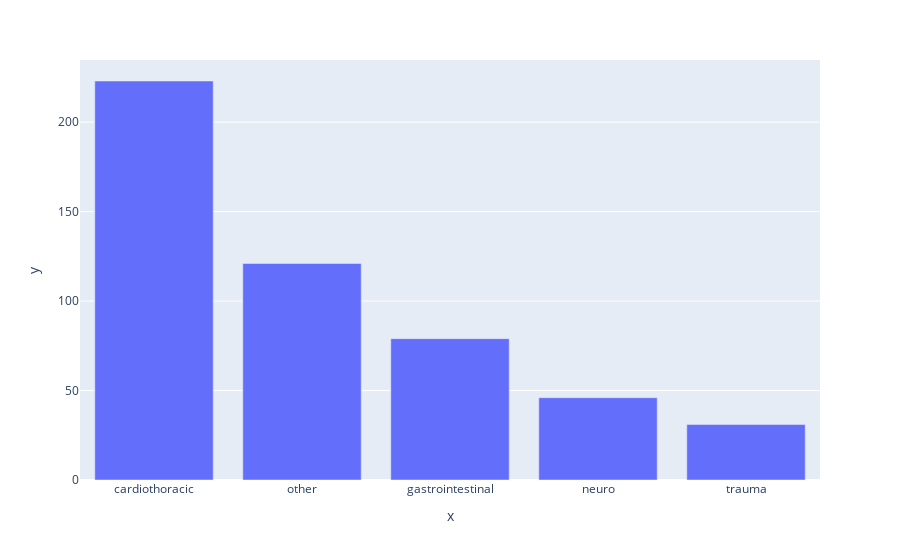

Here is the notebook cell this chart was saved with:
### Code cell
px.bar(x=seri.index, y=seri.values)

### Figure 1 — Plotly figure (JSON) as saved in the notebook; plotly's stock layout.template omitted (floating-point values rounded to 4 significant figures)
{"data": [{"alignmentgroup": "True", "hovertemplate": "x=%{x}<br>y=%{y}<extra></extra>", "legendgroup": "", "marker": {"color": "#636efa", "pattern": {"shape": ""}}, "name": "", "offsetgroup": "", "orientation": "v", "showlegend": false, "textposition": "auto", "type": "bar", "x": ["cardiothoracic", "other", "gastrointestinal", "neuro", "trauma"], "xaxis": "x", "y": [223, 121, 79, 46, 31], "yaxis": "y"}], "layout": {"autosize": true, "barmode": "relative", "legend": {"tracegroupgap": 0}, "margin": {"t": 60}, "xaxis": {"anchor": "y", "autorange": true, "domain": [0, 1], "range": [-0.5, 4.5], "title": {"text": "x"}, "type": "category"}, "yaxis": {"anchor": "x", "autorange": true, "domain": [0, 1], "range": [0, 234.7], "title": {"text": "y"}, "type": "linear"}}}
